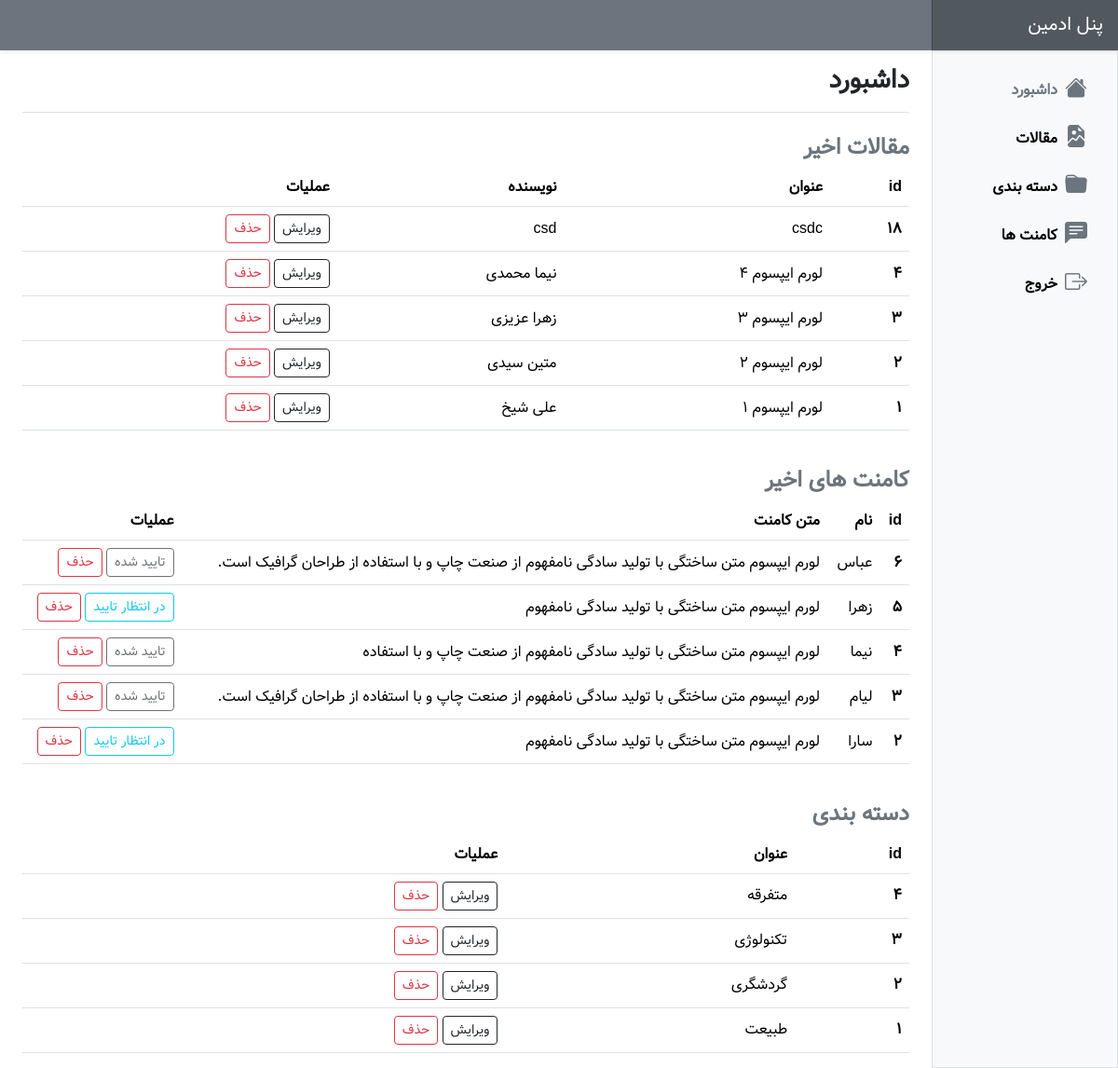
/admin-panel/index.php (signed in), run on the app's committed database.
### tables this page shows
CREATE TABLE `posts` (
  `id` int(11) NOT NULL,
  `title` varchar(255) NOT NULL,
  `body` text NOT NULL,
  `category_id` int(11) NOT NULL,
  `author` varchar(255) NOT NULL,
  `image` varchar(255) NOT NULL
);

CREATE TABLE `comments` (
  `id` int(11) NOT NULL,
  `name` varchar(255) NOT NULL,
  `comment` varchar(255) NOT NULL,
  `post_id` int(11) NOT NULL,
  `status` tinyint(1) NOT NULL DEFAULT 0
);

CREATE TABLE `categories` (
  `id` int(11) NOT NULL,
  `title` varchar(255) NOT NULL
);

### admin-panel/index.php (the view, shortened to what this page needs)
<?php
include "./include/layout/header.php";
$posts = $db->query("SELECT * FROM posts ORDER BY id DESC LIMIT 5");
$comments = $db->query("SELECT * FROM comments ORDER BY id DESC LIMIT 5");
$categories = $db->query("SELECT * FROM categories ORDER BY id DESC");
?>
<div class="container-fluid">
    <div class="row">
        <?php
        include "./include/layout/sidebar.php"
        ?>
        <main class="col-md-9 ms-sm-auto col-lg-10 px-md-4">
            <div class="d-flex justify-content-between flex-wrap flex-md-nowrap align-items-center pt-3 pb-2 mb-3 border-bottom">
                <h1 class="fs-3 fw-bold">داشبورد</h1>
            </div>
            <div class="mt-4">
                <h4 class="text-secondary fw-bold">مقالات اخیر</h4>
                <?php if ($posts->rowCount() > 0) : ?>
                    <div class="table-responsive small">
                        <table class="table table-hover align-middle">
                            <thead>
                                <tr>
                                    <th>id</th>
                                    <th>عنوان</th>
                                    <th>نویسنده</th>
                                    <th>عملیات</th>
                                </tr>
                            </thead>
                            <tbody>
                                <?php foreach ($posts as $post) : ?>
                                    <tr>
                                        <th><?= $post['id'] ?></th>
                                        <td><?= $post['title'] ?></td>
                                        <td><?= $post['author'] ?></td>
                                        <td>
                                            <a href="#" class="btn btn-sm btn-outline-dark">ویرایش</a>
                                            <a href="index.php?entity=post&action=delete&id=<?= $post['id'] ?>" class="btn btn-sm btn-outline-danger">حذف</a>
                                        </td>
                                    </tr>
                                <?php endforeach ?>
                            </tbody>
                        </table>
                    </div>
                <?php endif ?>
            </div>
            <div class="mt-4">
                <h4 class="text-secondary fw-bold">کامنت های اخیر</h4>
                <?php if ($comments->rowCount() > 0) : ?>
                    <div class="table-responsive small">
                        <table class="table table-hover align-middle">
                            <thead>
                                <tr>
                                    <th>id</th>
                                    <th>نام</th>
                                    <th>متن کامنت</th>
                                    <th>عملیات</th>
                                </tr>
                            </thead>
                            <tbody>
                                <?php foreach ($comments as $comment) : ?>
                                    <tr>
                                        <th><?= $comment['id'] ?></th>
                                        <td><?= $comment['name'] ?></td>
                                        <td><?= $comment['comment'] ?></td>
                                        <td>
                                            <?php if ($comment['status']) : ?>
                                                <button class="btn btn-sm btn-outline-dark disabled">تایید شده</button>
                                            <?php else : ?>
                                                <a href="index.php?entity=comment&action=approve&id=<?= $comment['id'] ?>" class="btn btn-sm btn-outline-info">در انتظار تایید</a>
                                            <?php endif ?>
                                            <a href="index.php?entity=comment&action=delete&id=<?= $comment['id'] ?>" class="btn btn-sm btn-outline-danger">حذف</a>
                                        </td>
                                    </tr>
                                <?php endforeach ?>
                            </tbody>
                        </table>
                    </div>
                <?php endif ?>
            </div>
            <div class="mt-4">
                <h4 class="text-secondary fw-bold">دسته بندی</h4>
                <?php if ($categories->rowCount() > 0) : ?>
                    <div class="table-responsive small">
                        <table class="table table-hover align-middle">
                            <thead>
                                <tr>
                                    <th>id</th>
                                    <th>عنوان</th>
                                    <th>عملیات</th>
                                </tr>
                            </thead>
                            <tbody>
                                <?php foreach ($categories as $category) : ?>
                                    <tr>
                                        <th><?= $category['id'] ?></th>
                                        <td><?= $category['title'] ?></td>
                                        <td>
                                            <a href="#" class="btn btn-sm btn-outline-dark">ویرایش</a>
                                            <a href="index.php?entity=category&action=delete&id=<?= $category['id'] ?>" class="btn btn-sm btn-outline-danger">حذف</a>
                                        </td>
                                    </tr>
                                <?php endforeach ?>
                            </tbody>
                        </table>
                    </div>
                <?php endif ?>
            </div>
        </main>
    </div>
</div>
<?php
include "./include/layout/footer.php"
?>

### admin-panel/assets/css/style.css (style rules this page uses)
body { font-family: "Vazir", sans-serif; }
td, th { font-size: 1rem; }

### data on the page
posts: id "18", title "csdc", author "csd"
posts: id "4", title "لورم ایپسوم 4", author "نیما محمدی"
posts: id "3", title "لورم ایپسوم 3", author "زهرا عزیزی"
posts: id "2", title "لورم ایپسوم 2", author "متین سیدی"
posts: id "1", title "لورم ایپسوم 1", author "علی شیخ"
comments: id "6", name "عباس", comment "لورم ایپسوم متن ساختگی با تولید سادگی نامفهوم از صنعت چاپ و با استفاده از طراحان گرافیک است.", status "تایید شده"
comments: id "5", name "زهرا", comment "لورم ایپسوم متن ساختگی با تولید سادگی نامفهوم"
comments: id "4", name "نیما", comment "لورم ایپسوم متن ساختگی با تولید سادگی نامفهوم از صنعت چاپ و با استفاده", status "تایید شده"
comments: id "3", name "لیام", comment "لورم ایپسوم متن ساختگی با تولید سادگی نامفهوم از صنعت چاپ و با استفاده از طراحان گرافیک است.", status "تایید شده"
comments: id "2", name "سارا", comment "لورم ایپسوم متن ساختگی با تولید سادگی نامفهوم"
categories: id "4", title "متفرقه"
categories: id "3", title "تکنولوژی"
categories: id "2", title "گردشگری"
categories: id "1", title "طبیعت"
